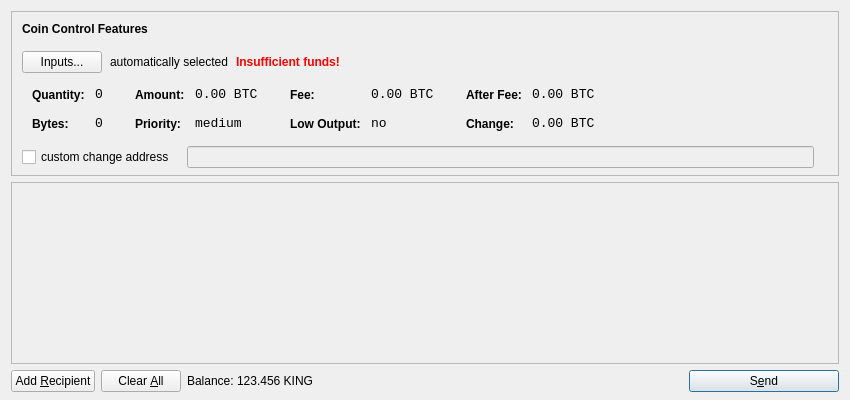
<?xml version="1.0" encoding="UTF-8"?>
<ui version="4.0">
 <class>SendCoinsDialog</class>
 <widget class="QDialog" name="SendCoinsDialog">
  <property name="geometry">
   <rect>
    <x>0</x>
    <y>0</y>
    <width>850</width>
    <height>400</height>
   </rect>
  </property>
  <property name="windowTitle">
   <string>Send Coins</string>
  </property>
  <layout class="QVBoxLayout" name="verticalLayout" stretch="0,1,0">
   <property name="bottomMargin">
    <number>8</number>
   </property>
   <item>
    <widget class="QFrame" name="frameCoinControl">
     <property name="sizePolicy">
      <sizepolicy hsizetype="Expanding" vsizetype="Expanding">
       <horstretch>0</horstretch>
       <verstretch>0</verstretch>
      </sizepolicy>
     </property>
     <property name="maximumSize">
      <size>
       <width>16777215</width>
       <height>16777215</height>
      </size>
     </property>
     <property name="frameShape">
      <enum>QFrame::StyledPanel</enum>
     </property>
     <property name="frameShadow">
      <enum>QFrame::Sunken</enum>
     </property>
     <layout class="QVBoxLayout" name="verticalLayoutCoinControl2">
      <property name="spacing">
       <number>-1</number>
      </property>
      <property name="leftMargin">
       <number>0</number>
      </property>
      <property name="topMargin">
       <number>0</number>
      </property>
      <property name="rightMargin">
       <number>0</number>
      </property>
      <property name="bottomMargin">
       <number>6</number>
      </property>
      <item>
       <layout class="QVBoxLayout" name="verticalLayoutCoinControl" stretch="0,0,0,0,1">
        <property name="spacing">
         <number>0</number>
        </property>
        <property name="leftMargin">
         <number>10</number>
        </property>
        <property name="topMargin">
         <number>10</number>
        </property>
        <item>
         <layout class="QHBoxLayout" name="horizontalLayoutCoinControl1">
          <property name="bottomMargin">
           <number>15</number>
          </property>
          <item>
           <widget class="QLabel" name="labelCoinControlFeatures">
            <property name="sizePolicy">
             <sizepolicy hsizetype="Preferred" vsizetype="Maximum">
              <horstretch>0</horstretch>
              <verstretch>0</verstretch>
             </sizepolicy>
            </property>
            <property name="font">
             <font>
              <weight>75</weight>
              <bold>true</bold>
             </font>
            </property>
            <property name="styleSheet">
             <string notr="true">font-weight:bold;</string>
            </property>
            <property name="text">
             <string>Coin Control Features</string>
            </property>
           </widget>
          </item>
         </layout>
        </item>
        <item>
         <layout class="QHBoxLayout" name="horizontalLayoutCoinControl2" stretch="0,0,0,0">
          <property name="spacing">
           <number>8</number>
          </property>
          <property name="bottomMargin">
           <number>10</number>
          </property>
          <item>
           <widget class="QPushButton" name="pushButtonCoinControl">
            <property name="styleSheet">
             <string notr="true"/>
            </property>
            <property name="text">
             <string>Inputs...</string>
            </property>
           </widget>
          </item>
          <item>
           <widget class="QLabel" name="labelCoinControlAutomaticallySelected">
            <property name="text">
             <string>automatically selected</string>
            </property>
            <property name="margin">
             <number>5</number>
            </property>
           </widget>
          </item>
          <item>
           <widget class="QLabel" name="labelCoinControlInsuffFunds">
            <property name="font">
             <font>
              <weight>75</weight>
              <bold>true</bold>
             </font>
            </property>
            <property name="styleSheet">
             <string notr="true">color:red;font-weight:bold;</string>
            </property>
            <property name="text">
             <string>Insufficient funds!</string>
            </property>
            <property name="margin">
             <number>5</number>
            </property>
           </widget>
          </item>
          <item>
           <spacer name="horizontalSpacerCoinControl">
            <property name="orientation">
             <enum>Qt::Horizontal</enum>
            </property>
            <property name="sizeHint" stdset="0">
             <size>
              <width>40</width>
              <height>1</height>
             </size>
            </property>
           </spacer>
          </item>
         </layout>
        </item>
        <item>
         <widget class="QWidget" name="widgetCoinControl" native="true">
          <property name="sizePolicy">
           <sizepolicy hsizetype="Preferred" vsizetype="Preferred">
            <horstretch>0</horstretch>
            <verstretch>0</verstretch>
           </sizepolicy>
          </property>
          <property name="minimumSize">
           <size>
            <width>0</width>
            <height>0</height>
           </size>
          </property>
          <property name="styleSheet">
           <string notr="true"/>
          </property>
          <layout class="QHBoxLayout" name="horizontalLayoutCoinControl5">
           <property name="margin">
            <number>0</number>
           </property>
           <item>
            <layout class="QHBoxLayout" name="horizontalLayoutCoinControl3" stretch="0,0,0,1">
             <property name="spacing">
              <number>20</number>
             </property>
             <property name="topMargin">
              <number>0</number>
             </property>
             <property name="bottomMargin">
              <number>10</number>
             </property>
             <item>
              <layout class="QFormLayout" name="formLayoutCoinControl1">
               <property name="horizontalSpacing">
                <number>10</number>
               </property>
               <property name="verticalSpacing">
                <number>14</number>
               </property>
               <property name="leftMargin">
                <number>10</number>
               </property>
               <property name="topMargin">
                <number>4</number>
               </property>
               <property name="rightMargin">
                <number>6</number>
               </property>
               <item row="0" column="0">
                <widget class="QLabel" name="labelCoinControlQuantityText">
                 <property name="styleSheet">
                  <string notr="true">font-weight:bold;</string>
                 </property>
                 <property name="text">
                  <string>Quantity:</string>
                 </property>
                 <property name="margin">
                  <number>0</number>
                 </property>
                </widget>
               </item>
               <item row="0" column="1">
                <widget class="QLabel" name="labelCoinControlQuantity">
                 <property name="font">
                  <font>
                   <family>Monospace</family>
                   <pointsize>10</pointsize>
                  </font>
                 </property>
                 <property name="cursor">
                  <cursorShape>IBeamCursor</cursorShape>
                 </property>
                 <property name="contextMenuPolicy">
                  <enum>Qt::ActionsContextMenu</enum>
                 </property>
                 <property name="text">
                  <string notr="true">0</string>
                 </property>
                 <property name="margin">
                  <number>0</number>
                 </property>
                 <property name="textInteractionFlags">
                  <set>Qt::LinksAccessibleByMouse|Qt::TextSelectableByKeyboard|Qt::TextSelectableByMouse</set>
                 </property>
                </widget>
               </item>
               <item row="1" column="0">
                <widget class="QLabel" name="labelCoinControlBytesText">
                 <property name="styleSheet">
                  <string notr="true">font-weight:bold;</string>
                 </property>
                 <property name="text">
                  <string>Bytes:</string>
                 </property>
                </widget>
               </item>
               <item row="1" column="1">
                <widget class="QLabel" name="labelCoinControlBytes">
                 <property name="font">
                  <font>
                   <family>Monospace</family>
                   <pointsize>10</pointsize>
                  </font>
                 </property>
                 <property name="cursor">
                  <cursorShape>IBeamCursor</cursorShape>
                 </property>
                 <property name="contextMenuPolicy">
                  <enum>Qt::ActionsContextMenu</enum>
                 </property>
                 <property name="text">
                  <string notr="true">0</string>
                 </property>
                 <property name="textInteractionFlags">
                  <set>Qt::LinksAccessibleByMouse|Qt::TextSelectableByKeyboard|Qt::TextSelectableByMouse</set>
                 </property>
                </widget>
               </item>
              </layout>
             </item>
             <item>
              <layout class="QFormLayout" name="formLayoutCoinControl2">
               <property name="horizontalSpacing">
                <number>10</number>
               </property>
               <property name="verticalSpacing">
                <number>14</number>
               </property>
               <property name="leftMargin">
                <number>6</number>
               </property>
               <property name="topMargin">
                <number>4</number>
               </property>
               <property name="rightMargin">
                <number>6</number>
               </property>
               <item row="0" column="0">
                <widget class="QLabel" name="labelCoinControlAmountText">
                 <property name="styleSheet">
                  <string notr="true">font-weight:bold;</string>
                 </property>
                 <property name="text">
                  <string>Amount:</string>
                 </property>
                 <property name="margin">
                  <number>0</number>
                 </property>
                </widget>
               </item>
               <item row="0" column="1">
                <widget class="QLabel" name="labelCoinControlAmount">
                 <property name="font">
                  <font>
                   <family>Monospace</family>
                   <pointsize>10</pointsize>
                  </font>
                 </property>
                 <property name="cursor">
                  <cursorShape>IBeamCursor</cursorShape>
                 </property>
                 <property name="contextMenuPolicy">
                  <enum>Qt::ActionsContextMenu</enum>
                 </property>
                 <property name="text">
                  <string notr="true">0.00 BTC</string>
                 </property>
                 <property name="textInteractionFlags">
                  <set>Qt::LinksAccessibleByMouse|Qt::TextSelectableByKeyboard|Qt::TextSelectableByMouse</set>
                 </property>
                </widget>
               </item>
               <item row="1" column="0">
                <widget class="QLabel" name="labelCoinControlPriorityText">
                 <property name="styleSheet">
                  <string notr="true">font-weight:bold;</string>
                 </property>
                 <property name="text">
                  <string>Priority:</string>
                 </property>
                </widget>
               </item>
               <item row="1" column="1">
                <widget class="QLabel" name="labelCoinControlPriority">
                 <property name="font">
                  <font>
                   <family>Monospace</family>
                   <pointsize>10</pointsize>
                  </font>
                 </property>
                 <property name="cursor">
                  <cursorShape>IBeamCursor</cursorShape>
                 </property>
                 <property name="contextMenuPolicy">
                  <enum>Qt::ActionsContextMenu</enum>
                 </property>
                 <property name="text">
                  <string>medium</string>
                 </property>
                 <property name="textInteractionFlags">
                  <set>Qt::LinksAccessibleByMouse|Qt::TextSelectableByKeyboard|Qt::TextSelectableByMouse</set>
                 </property>
                </widget>
               </item>
              </layout>
             </item>
             <item>
              <layout class="QFormLayout" name="formLayoutCoinControl3">
               <property name="horizontalSpacing">
                <number>10</number>
               </property>
               <property name="verticalSpacing">
                <number>14</number>
               </property>
               <property name="leftMargin">
                <number>6</number>
               </property>
               <property name="topMargin">
                <number>4</number>
               </property>
               <property name="rightMargin">
                <number>6</number>
               </property>
               <item row="0" column="0">
                <widget class="QLabel" name="labelCoinControlFeeText">
                 <property name="styleSheet">
                  <string notr="true">font-weight:bold;</string>
                 </property>
                 <property name="text">
                  <string>Fee:</string>
                 </property>
                 <property name="margin">
                  <number>0</number>
                 </property>
                </widget>
               </item>
               <item row="0" column="1">
                <widget class="QLabel" name="labelCoinControlFee">
                 <property name="font">
                  <font>
                   <family>Monospace</family>
                   <pointsize>10</pointsize>
                  </font>
                 </property>
                 <property name="cursor">
                  <cursorShape>IBeamCursor</cursorShape>
                 </property>
                 <property name="contextMenuPolicy">
                  <enum>Qt::ActionsContextMenu</enum>
                 </property>
                 <property name="text">
                  <string notr="true">0.00 BTC</string>
                 </property>
                 <property name="textInteractionFlags">
                  <set>Qt::LinksAccessibleByMouse|Qt::TextSelectableByKeyboard|Qt::TextSelectableByMouse</set>
                 </property>
                </widget>
               </item>
               <item row="1" column="0">
                <widget class="QLabel" name="labelCoinControlLowOutputText">
                 <property name="styleSheet">
                  <string notr="true">font-weight:bold;</string>
                 </property>
                 <property name="text">
                  <string>Low Output:</string>
                 </property>
                </widget>
               </item>
               <item row="1" column="1">
                <widget class="QLabel" name="labelCoinControlLowOutput">
                 <property name="font">
                  <font>
                   <family>Monospace</family>
                   <pointsize>10</pointsize>
                  </font>
                 </property>
                 <property name="cursor">
                  <cursorShape>IBeamCursor</cursorShape>
                 </property>
                 <property name="contextMenuPolicy">
                  <enum>Qt::ActionsContextMenu</enum>
                 </property>
                 <property name="text">
                  <string>no</string>
                 </property>
                 <property name="textInteractionFlags">
                  <set>Qt::LinksAccessibleByMouse|Qt::TextSelectableByKeyboard|Qt::TextSelectableByMouse</set>
                 </property>
                </widget>
               </item>
              </layout>
             </item>
             <item>
              <layout class="QFormLayout" name="formLayoutCoinControl4">
               <property name="horizontalSpacing">
                <number>10</number>
               </property>
               <property name="verticalSpacing">
                <number>14</number>
               </property>
               <property name="leftMargin">
                <number>6</number>
               </property>
               <property name="topMargin">
                <number>4</number>
               </property>
               <property name="rightMargin">
                <number>6</number>
               </property>
               <item row="0" column="0">
                <widget class="QLabel" name="labelCoinControlAfterFeeText">
                 <property name="styleSheet">
                  <string notr="true">font-weight:bold;</string>
                 </property>
                 <property name="text">
                  <string>After Fee:</string>
                 </property>
                 <property name="margin">
                  <number>0</number>
                 </property>
                </widget>
               </item>
               <item row="0" column="1">
                <widget class="QLabel" name="labelCoinControlAfterFee">
                 <property name="font">
                  <font>
                   <family>Monospace</family>
                   <pointsize>10</pointsize>
                  </font>
                 </property>
                 <property name="cursor">
                  <cursorShape>IBeamCursor</cursorShape>
                 </property>
                 <property name="contextMenuPolicy">
                  <enum>Qt::ActionsContextMenu</enum>
                 </property>
                 <property name="text">
                  <string notr="true">0.00 BTC</string>
                 </property>
                 <property name="textInteractionFlags">
                  <set>Qt::LinksAccessibleByMouse|Qt::TextSelectableByKeyboard|Qt::TextSelectableByMouse</set>
                 </property>
                </widget>
               </item>
               <item row="1" column="0">
                <widget class="QLabel" name="labelCoinControlChangeText">
                 <property name="styleSheet">
                  <string notr="true">font-weight:bold;</string>
                 </property>
                 <property name="text">
                  <string>Change:</string>
                 </property>
                </widget>
               </item>
               <item row="1" column="1">
                <widget class="QLabel" name="labelCoinControlChange">
                 <property name="font">
                  <font>
                   <family>Monospace</family>
                   <pointsize>10</pointsize>
                  </font>
                 </property>
                 <property name="cursor">
                  <cursorShape>IBeamCursor</cursorShape>
                 </property>
                 <property name="contextMenuPolicy">
                  <enum>Qt::ActionsContextMenu</enum>
                 </property>
                 <property name="text">
                  <string notr="true">0.00 BTC</string>
                 </property>
                 <property name="textInteractionFlags">
                  <set>Qt::LinksAccessibleByMouse|Qt::TextSelectableByKeyboard|Qt::TextSelectableByMouse</set>
                 </property>
                </widget>
               </item>
              </layout>
             </item>
            </layout>
           </item>
          </layout>
         </widget>
        </item>
        <item>
         <layout class="QHBoxLayout" name="horizontalLayoutCoinControl4" stretch="0,0,0">
          <property name="spacing">
           <number>12</number>
          </property>
          <property name="sizeConstraint">
           <enum>QLayout::SetDefaultConstraint</enum>
          </property>
          <property name="topMargin">
           <number>5</number>
          </property>
          <property name="rightMargin">
           <number>5</number>
          </property>
          <item>
           <widget class="QCheckBox" name="checkBoxCoinControlChange">
            <property name="text">
             <string>custom change address</string>
            </property>
           </widget>
          </item>
          <item>
           <widget class="QLineEdit" name="lineEditCoinControlChange">
            <property name="enabled">
             <bool>false</bool>
            </property>
            <property name="sizePolicy">
             <sizepolicy hsizetype="Expanding" vsizetype="Fixed">
              <horstretch>0</horstretch>
              <verstretch>0</verstretch>
             </sizepolicy>
            </property>
           </widget>
          </item>
          <item>
           <widget class="QLabel" name="labelCoinControlChangeLabel">
            <property name="sizePolicy">
             <sizepolicy hsizetype="Preferred" vsizetype="Expanding">
              <horstretch>0</horstretch>
              <verstretch>0</verstretch>
             </sizepolicy>
            </property>
            <property name="minimumSize">
             <size>
              <width>0</width>
              <height>0</height>
             </size>
            </property>
            <property name="text">
             <string/>
            </property>
            <property name="margin">
             <number>3</number>
            </property>
           </widget>
          </item>
         </layout>
        </item>
        <item>
         <spacer name="verticalSpacerCoinControl">
          <property name="orientation">
           <enum>Qt::Vertical</enum>
          </property>
          <property name="sizeHint" stdset="0">
           <size>
            <width>800</width>
            <height>1</height>
           </size>
          </property>
         </spacer>
        </item>
       </layout>
      </item>
     </layout>
    </widget>
   </item>
   <item>
    <widget class="QScrollArea" name="scrollArea">
     <property name="widgetResizable">
      <bool>true</bool>
     </property>
     <widget class="QWidget" name="scrollAreaWidgetContents">
      <property name="geometry">
       <rect>
        <x>0</x>
        <y>0</y>
        <width>830</width>
        <height>165</height>
       </rect>
      </property>
      <layout class="QVBoxLayout" name="verticalLayout_2">
       <property name="margin">
        <number>0</number>
       </property>
       <item>
        <layout class="QVBoxLayout" name="entries">
         <property name="spacing">
          <number>6</number>
         </property>
        </layout>
       </item>
       <item>
        <spacer name="verticalSpacer">
         <property name="orientation">
          <enum>Qt::Vertical</enum>
         </property>
         <property name="sizeHint" stdset="0">
          <size>
           <width>20</width>
           <height>40</height>
          </size>
         </property>
        </spacer>
       </item>
      </layout>
     </widget>
    </widget>
   </item>
   <item>
    <layout class="QHBoxLayout" name="horizontalLayout">
     <item>
      <widget class="QPushButton" name="addButton">
       <property name="toolTip">
        <string>Send to multiple recipients at once</string>
       </property>
       <property name="text">
        <string>Add &amp;Recipient</string>
       </property>
       <property name="icon">
        <iconset resource="../bitcoin.qrc">
         <normaloff>:/icons/add</normaloff>:/icons/add</iconset>
       </property>
       <property name="autoDefault">
        <bool>false</bool>
       </property>
      </widget>
     </item>
     <item>
      <widget class="QPushButton" name="clearButton">
       <property name="sizePolicy">
        <sizepolicy hsizetype="Minimum" vsizetype="Fixed">
         <horstretch>0</horstretch>
         <verstretch>0</verstretch>
        </sizepolicy>
       </property>
       <property name="toolTip">
        <string>Remove all transaction fields</string>
       </property>
       <property name="text">
        <string>Clear &amp;All</string>
       </property>
       <property name="icon">
        <iconset resource="../bitcoin.qrc">
         <normaloff>:/icons/remove</normaloff>:/icons/remove</iconset>
       </property>
       <property name="autoRepeatDelay">
        <number>300</number>
       </property>
       <property name="autoDefault">
        <bool>false</bool>
       </property>
      </widget>
     </item>
     <item>
      <layout class="QHBoxLayout" name="horizontalLayout_2">
       <property name="spacing">
        <number>3</number>
       </property>
       <item>
        <widget class="QLabel" name="label">
         <property name="text">
          <string>Balance:</string>
         </property>
        </widget>
       </item>
       <item>
        <widget class="QLabel" name="labelBalance">
         <property name="cursor">
          <cursorShape>IBeamCursor</cursorShape>
         </property>
         <property name="text">
          <string>123.456 KING</string>
         </property>
         <property name="textInteractionFlags">
          <set>Qt::LinksAccessibleByMouse|Qt::TextSelectableByKeyboard|Qt::TextSelectableByMouse</set>
         </property>
        </widget>
       </item>
      </layout>
     </item>
     <item>
      <spacer name="horizontalSpacer">
       <property name="orientation">
        <enum>Qt::Horizontal</enum>
       </property>
       <property name="sizeHint" stdset="0">
        <size>
         <width>40</width>
         <height>20</height>
        </size>
       </property>
      </spacer>
     </item>
     <item>
      <widget class="QPushButton" name="sendButton">
       <property name="minimumSize">
        <size>
         <width>150</width>
         <height>0</height>
        </size>
       </property>
       <property name="toolTip">
        <string>Confirm the send action</string>
       </property>
       <property name="text">
        <string>S&amp;end</string>
       </property>
       <property name="icon">
        <iconset resource="../bitcoin.qrc">
         <normaloff>:/icons/send</normaloff>:/icons/send</iconset>
       </property>
       <property name="default">
        <bool>true</bool>
       </property>
      </widget>
     </item>
    </layout>
   </item>
  </layout>
 </widget>
 <resources>
  <include location="../bitcoin.qrc"/>
 </resources>
 <connections/>
</ui>
